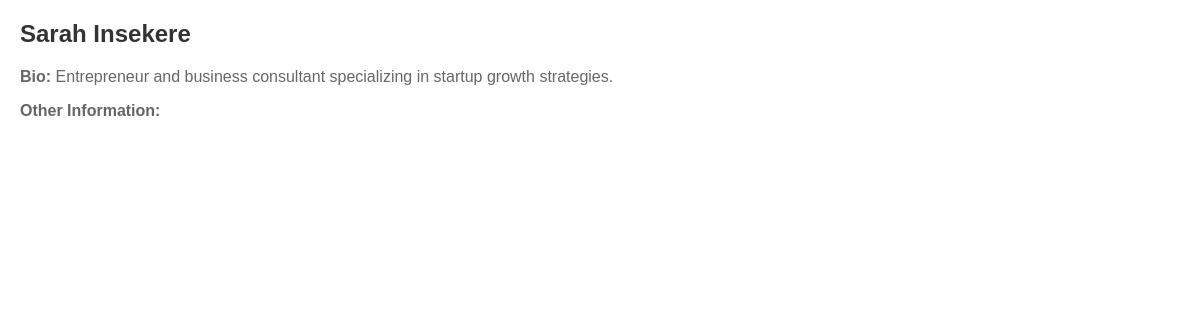
Page /speakers/2/ on the committed database.
### speakers/models.py (models this page shows, shortened)
class Speaker(models.Model):
    Category=models.ForeignKey(Category, related_name='speakers', on_delete=models.CASCADE)
    name =models.CharField(max_length= 255)
    bio = models.TextField(blank=True, null=False)
    contact_info = models.CharField(max_length= 50)
    Profile_picture = models.ImageField(upload_to='speaker_images',blank=True, null=True)
    area_of_experience= models.CharField(max_length= 255)

### speakers/views.py (the view)
# urls.py: path("<int:id>/", viewSpeaker),
def viewSpeaker(request, id):
    speaker = Speaker.objects.get(id=id)
    return render(request, "viewSpeaker.html", {"speaker": speaker})

### templates/viewSpeaker.html (shortened to what this page needs)
<!DOCTYPE html>
<html>
  <head>
  </head>
  <body>
    <div class="speaker-info">
      <h2>{{ speaker.name }}</h2>
      <p><strong>Bio:</strong> {{ speaker.bio }}</p>
      <p><strong>Other Information:</strong> {{ speaker.other_info }}</p>
    </div>
  </body>
</html>

### templates/viewSpeaker.html (style rules this page uses)
body { font-family: Arial, sans-serif; margin: 20px; }
.speaker-info { margin-bottom: 20px; }
.speaker-info h2 { color: #333; }
.speaker-info p { color: #666; }

### rows in the picture
Speaker: name "Sarah Insekere", bio "Entrepreneur and business consultant specializing in startup growth strategies."
